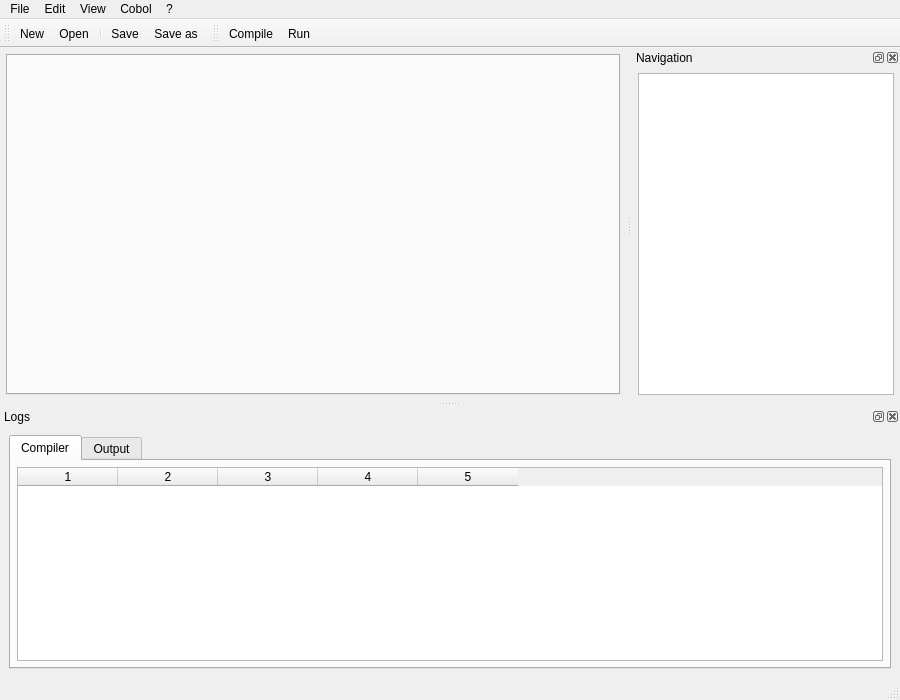
<?xml version="1.0" encoding="UTF-8"?>
<ui version="4.0">
 <class>MainWindow</class>
 <widget class="QMainWindow" name="MainWindow">
  <property name="geometry">
   <rect>
    <x>0</x>
    <y>0</y>
    <width>900</width>
    <height>700</height>
   </rect>
  </property>
  <property name="minimumSize">
   <size>
    <width>900</width>
    <height>700</height>
   </size>
  </property>
  <property name="windowTitle">
   <string>OpenCobolIDE</string>
  </property>
  <property name="windowIcon">
   <iconset resource="ide.qrc">
    <normaloff>:/ide-icons/rc/silex-64x64.png</normaloff>:/ide-icons/rc/silex-64x64.png</iconset>
  </property>
  <widget class="QWidget" name="centralwidget">
   <layout class="QGridLayout" name="gridLayout" rowstretch="0" columnstretch="0">
    <property name="margin">
     <number>0</number>
    </property>
    <property name="spacing">
     <number>0</number>
    </property>
    <item row="0" column="0">
     <widget class="QStackedWidget" name="stackedWidget">
      <property name="currentIndex">
       <number>1</number>
      </property>
      <widget class="QWidget" name="page">
       <layout class="QGridLayout" name="gridLayout_6">
        <property name="margin">
         <number>0</number>
        </property>
        <property name="spacing">
         <number>0</number>
        </property>
        <item row="0" column="0">
         <widget class="QHomeWidget" name="QHomeWidget">
          <property name="minimumSize">
           <size>
            <width>0</width>
            <height>0</height>
           </size>
          </property>
          <property name="title" stdset="0">
           <string>Welcome to OpenCobolIDE</string>
          </property>
          <property name="icon" stdset="0">
           <iconset resource="ide.qrc">
            <normaloff>:/ide-icons/rc/silex-64x64.png</normaloff>:/ide-icons/rc/silex-64x64.png</iconset>
          </property>
         </widget>
        </item>
       </layout>
      </widget>
      <widget class="QWidget" name="page_2">
       <layout class="QGridLayout" name="gridLayout_2">
        <property name="margin">
         <number>6</number>
        </property>
        <property name="spacing">
         <number>6</number>
        </property>
        <item row="0" column="0">
         <widget class="QCodeEditTabWidget" name="tabWidgetEditors"/>
        </item>
       </layout>
      </widget>
     </widget>
    </item>
   </layout>
  </widget>
  <widget class="QStatusBar" name="statusbar"/>
  <widget class="QToolBar" name="toolBarFile">
   <property name="windowTitle">
    <string>Toolbar File</string>
   </property>
   <attribute name="toolBarArea">
    <enum>TopToolBarArea</enum>
   </attribute>
   <attribute name="toolBarBreak">
    <bool>false</bool>
   </attribute>
   <addaction name="actionNew"/>
   <addaction name="actionOpen"/>
   <addaction name="separator"/>
   <addaction name="actionSave"/>
   <addaction name="actionSaveAs"/>
  </widget>
  <widget class="QToolBar" name="toolBarCode">
   <property name="windowTitle">
    <string>Toolbar Code</string>
   </property>
   <attribute name="toolBarArea">
    <enum>TopToolBarArea</enum>
   </attribute>
   <attribute name="toolBarBreak">
    <bool>false</bool>
   </attribute>
   <addaction name="actionCompile"/>
   <addaction name="actionRun"/>
  </widget>
  <widget class="QDockWidget" name="dockWidgetLogs">
   <property name="windowTitle">
    <string>Logs</string>
   </property>
   <attribute name="dockWidgetArea">
    <number>8</number>
   </attribute>
   <widget class="QWidget" name="dockWidgetContents">
    <layout class="QGridLayout" name="gridLayout_3">
     <item row="0" column="0">
      <widget class="QTabWidget" name="tabWidgetLogs">
       <property name="currentIndex">
        <number>0</number>
       </property>
       <widget class="QWidget" name="tabCompiler">
        <attribute name="icon">
         <iconset resource="ide.qrc">
          <normaloff>:/ide-icons/rc/applications-system.png</normaloff>:/ide-icons/rc/applications-system.png</iconset>
        </attribute>
        <attribute name="title">
         <string>Compiler</string>
        </attribute>
        <attribute name="toolTip">
         <string>Show compiler log</string>
        </attribute>
        <layout class="QGridLayout" name="gridLayout_4">
         <property name="margin">
          <number>6</number>
         </property>
         <item row="0" column="0">
          <widget class="QErrorsTable" name="errorsTable">
           <column/>
           <column/>
           <column/>
           <column/>
           <column/>
          </widget>
         </item>
        </layout>
       </widget>
       <widget class="QWidget" name="tabProgramOutput">
        <attribute name="icon">
         <iconset resource="ide.qrc">
          <normaloff>:/ide-icons/rc/media-playback-start.png</normaloff>:/ide-icons/rc/media-playback-start.png</iconset>
        </attribute>
        <attribute name="title">
         <string>Output</string>
        </attribute>
        <layout class="QGridLayout" name="gridLayout_5">
         <property name="margin">
          <number>6</number>
         </property>
         <property name="spacing">
          <number>6</number>
         </property>
         <item row="0" column="0">
          <widget class="QInteractiveConsole" name="consoleOutput"/>
         </item>
        </layout>
       </widget>
      </widget>
     </item>
    </layout>
   </widget>
  </widget>
  <widget class="QMenuBar" name="menuBar">
   <property name="geometry">
    <rect>
     <x>0</x>
     <y>0</y>
     <width>900</width>
     <height>25</height>
    </rect>
   </property>
   <widget class="QMenu" name="menuFile">
    <property name="title">
     <string>File</string>
    </property>
    <widget class="QMenu" name="menuRecent_files">
     <property name="title">
      <string>Recent files</string>
     </property>
     <addaction name="separator"/>
     <addaction name="actionClear"/>
    </widget>
    <addaction name="actionNew"/>
    <addaction name="actionOpen"/>
    <addaction name="separator"/>
    <addaction name="actionSave"/>
    <addaction name="actionSaveAs"/>
    <addaction name="separator"/>
    <addaction name="menuRecent_files"/>
    <addaction name="separator"/>
    <addaction name="actionQuit"/>
   </widget>
   <widget class="QMenu" name="menuEdit">
    <property name="title">
     <string>Edit</string>
    </property>
    <widget class="QMenu" name="mnuActiveEditor">
     <property name="title">
      <string>Active editor</string>
     </property>
     <addaction name="separator"/>
    </widget>
    <addaction name="mnuActiveEditor"/>
    <addaction name="separator"/>
    <addaction name="actionPreferences"/>
   </widget>
   <widget class="QMenu" name="menuView">
    <property name="title">
     <string>View</string>
    </property>
    <widget class="QMenu" name="menuToolbars">
     <property name="title">
      <string>Toolbars</string>
     </property>
     <addaction name="aShowFilesToolbar"/>
     <addaction name="aShowCodeToolbar"/>
    </widget>
    <widget class="QMenu" name="menuDock_panels">
     <property name="title">
      <string>Windows</string>
     </property>
     <addaction name="aShowLogsWin"/>
     <addaction name="aShowNavWin"/>
    </widget>
    <addaction name="menuToolbars"/>
    <addaction name="menuDock_panels"/>
    <addaction name="separator"/>
    <addaction name="actionFullscreen"/>
   </widget>
   <widget class="QMenu" name="menuCobol">
    <property name="title">
     <string>Cobol</string>
    </property>
    <widget class="QMenu" name="menuProgramType">
     <property name="title">
      <string>Program type</string>
     </property>
     <addaction name="actionProgram"/>
     <addaction name="actionSubprogram"/>
    </widget>
    <addaction name="menuProgramType"/>
    <addaction name="separator"/>
    <addaction name="actionCompile"/>
    <addaction name="actionRun"/>
   </widget>
   <widget class="QMenu" name="menu">
    <property name="title">
     <string>?</string>
    </property>
    <addaction name="actionHelp"/>
    <addaction name="actionAbout"/>
   </widget>
   <addaction name="menuFile"/>
   <addaction name="menuEdit"/>
   <addaction name="menuView"/>
   <addaction name="menuCobol"/>
   <addaction name="menu"/>
  </widget>
  <widget class="QDockWidget" name="dockWidgetNavPanel">
   <property name="windowTitle">
    <string>Navigation</string>
   </property>
   <attribute name="dockWidgetArea">
    <number>2</number>
   </attribute>
   <widget class="QWidget" name="dockWidgetContents_2">
    <layout class="QGridLayout" name="gridLayout_7">
     <property name="margin">
      <number>6</number>
     </property>
     <item row="0" column="0">
      <widget class="QTreeWidget" name="twNavigation">
       <attribute name="headerVisible">
        <bool>false</bool>
       </attribute>
       <column>
        <property name="text">
         <string notr="true">1</string>
        </property>
       </column>
      </widget>
     </item>
    </layout>
   </widget>
  </widget>
  <action name="actionQuit">
   <property name="icon">
    <iconset theme="window-close" resource="ide.qrc">
     <normaloff>:/ide-icons/rc/system-log-out.png</normaloff>:/ide-icons/rc/system-log-out.png</iconset>
   </property>
   <property name="text">
    <string>Quit</string>
   </property>
   <property name="toolTip">
    <string>Exit application (Ctrl+Q)</string>
   </property>
   <property name="shortcut">
    <string>Ctrl+Q</string>
   </property>
   <property name="iconVisibleInMenu">
    <bool>true</bool>
   </property>
  </action>
  <action name="actionCompile">
   <property name="icon">
    <iconset theme="exec" resource="ide.qrc">
     <normaloff>:/ide-icons/rc/applications-system.png</normaloff>:/ide-icons/rc/applications-system.png</iconset>
   </property>
   <property name="text">
    <string>Compile</string>
   </property>
   <property name="toolTip">
    <string>Compile the current file (F8)</string>
   </property>
   <property name="shortcut">
    <string>F8</string>
   </property>
   <property name="iconVisibleInMenu">
    <bool>true</bool>
   </property>
  </action>
  <action name="actionRun">
   <property name="icon">
    <iconset theme="media-playback-start" resource="ide.qrc">
     <normaloff>:/ide-icons/rc/media-playback-start.png</normaloff>:/ide-icons/rc/media-playback-start.png</iconset>
   </property>
   <property name="text">
    <string>Run</string>
   </property>
   <property name="toolTip">
    <string>Run the current file (F5)</string>
   </property>
   <property name="shortcut">
    <string>F5</string>
   </property>
   <property name="iconVisibleInMenu">
    <bool>true</bool>
   </property>
  </action>
  <action name="actionAbout">
   <property name="icon">
    <iconset resource="ide.qrc">
     <normaloff>:/ide-icons/rc/silex-64x64.png</normaloff>:/ide-icons/rc/silex-64x64.png</iconset>
   </property>
   <property name="text">
    <string>About OpenCobolIDE</string>
   </property>
   <property name="toolTip">
    <string>About OpenCobol IDE (F1)</string>
   </property>
   <property name="iconVisibleInMenu">
    <bool>true</bool>
   </property>
  </action>
  <action name="actionSave">
   <property name="icon">
    <iconset theme="document-save" resource="ide.qrc">
     <normaloff>:/ide-icons/rc/document-save.png</normaloff>:/ide-icons/rc/document-save.png</iconset>
   </property>
   <property name="text">
    <string>Save</string>
   </property>
   <property name="toolTip">
    <string>Save current file (Ctrl+S)</string>
   </property>
   <property name="shortcut">
    <string>Ctrl+S</string>
   </property>
   <property name="iconVisibleInMenu">
    <bool>true</bool>
   </property>
  </action>
  <action name="actionSaveAs">
   <property name="icon">
    <iconset theme="document-save-as" resource="ide.qrc">
     <normaloff>:/ide-icons/rc/document-save-as.png</normaloff>:/ide-icons/rc/document-save-as.png</iconset>
   </property>
   <property name="text">
    <string>Save as</string>
   </property>
   <property name="toolTip">
    <string>Save current file as (Ctrl+Shift+S)</string>
   </property>
   <property name="shortcut">
    <string>Ctrl+Shift+S</string>
   </property>
   <property name="iconVisibleInMenu">
    <bool>true</bool>
   </property>
  </action>
  <action name="actionFullscreen">
   <property name="checkable">
    <bool>true</bool>
   </property>
   <property name="icon">
    <iconset theme="view-fullscreen" resource="ide.qrc">
     <normaloff>:/ide-icons/rc/view-fullscreen.png</normaloff>:/ide-icons/rc/view-fullscreen.png</iconset>
   </property>
   <property name="text">
    <string>Fullscreen</string>
   </property>
   <property name="toolTip">
    <string>Toggle fullscreen (F12)</string>
   </property>
   <property name="shortcut">
    <string>F11</string>
   </property>
   <property name="iconVisibleInMenu">
    <bool>true</bool>
   </property>
  </action>
  <action name="actionNew">
   <property name="icon">
    <iconset theme="document-new" resource="ide.qrc">
     <normaloff>:/ide-icons/rc/document-new.png</normaloff>:/ide-icons/rc/document-new.png</iconset>
   </property>
   <property name="text">
    <string>New</string>
   </property>
   <property name="toolTip">
    <string>New file (Ctrl+N)</string>
   </property>
   <property name="shortcut">
    <string>Ctrl+N</string>
   </property>
   <property name="iconVisibleInMenu">
    <bool>true</bool>
   </property>
  </action>
  <action name="actionOpen">
   <property name="icon">
    <iconset theme="document-open" resource="ide.qrc">
     <normaloff>:/ide-icons/rc/document-open.png</normaloff>:/ide-icons/rc/document-open.png</iconset>
   </property>
   <property name="text">
    <string>Open</string>
   </property>
   <property name="toolTip">
    <string>Open a file (Ctrl+O)</string>
   </property>
   <property name="shortcut">
    <string>Ctrl+O</string>
   </property>
   <property name="iconVisibleInMenu">
    <bool>true</bool>
   </property>
  </action>
  <action name="actionClear">
   <property name="icon">
    <iconset theme="edit-clear">
     <normaloff>rc/edit-clear.png</normaloff>rc/edit-clear.png</iconset>
   </property>
   <property name="text">
    <string>Clear list</string>
   </property>
   <property name="toolTip">
    <string>Clear list of recent files</string>
   </property>
   <property name="iconVisibleInMenu">
    <bool>true</bool>
   </property>
  </action>
  <action name="aShowFilesToolbar">
   <property name="checkable">
    <bool>true</bool>
   </property>
   <property name="text">
    <string>Files</string>
   </property>
   <property name="toolTip">
    <string>Show/Hide the files toolbar</string>
   </property>
  </action>
  <action name="aShowCodeToolbar">
   <property name="checkable">
    <bool>true</bool>
   </property>
   <property name="text">
    <string>Code</string>
   </property>
   <property name="toolTip">
    <string>Show/Hide code toolbar</string>
   </property>
  </action>
  <action name="aShowLogsWin">
   <property name="checkable">
    <bool>true</bool>
   </property>
   <property name="text">
    <string>Logs</string>
   </property>
   <property name="toolTip">
    <string>Show/Hide logs window</string>
   </property>
   <property name="shortcut">
    <string>F9</string>
   </property>
  </action>
  <action name="aShowNavWin">
   <property name="checkable">
    <bool>true</bool>
   </property>
   <property name="text">
    <string>Navigation</string>
   </property>
   <property name="toolTip">
    <string>Show/Hide navigation panel</string>
   </property>
   <property name="shortcut">
    <string>F10</string>
   </property>
  </action>
  <action name="actionPreferences">
   <property name="icon">
    <iconset theme="preferences-system" resource="ide.qrc">
     <normaloff>:/ide-icons/rc/Preferences-system.png</normaloff>:/ide-icons/rc/Preferences-system.png</iconset>
   </property>
   <property name="text">
    <string>Preferences</string>
   </property>
   <property name="toolTip">
    <string>Edit the application settings</string>
   </property>
   <property name="shortcut">
    <string>F2</string>
   </property>
   <property name="iconVisibleInMenu">
    <bool>true</bool>
   </property>
  </action>
  <action name="actionHelp">
   <property name="icon">
    <iconset theme="help">
     <normaloff/>
    </iconset>
   </property>
   <property name="text">
    <string>Help</string>
   </property>
   <property name="shortcut">
    <string>F1</string>
   </property>
  </action>
  <action name="actionProgram">
   <property name="checkable">
    <bool>true</bool>
   </property>
   <property name="checked">
    <bool>true</bool>
   </property>
   <property name="text">
    <string>Executable</string>
   </property>
  </action>
  <action name="actionSubprogram">
   <property name="checkable">
    <bool>true</bool>
   </property>
   <property name="text">
    <string>Module</string>
   </property>
  </action>
 </widget>
 <customwidgets>
  <customwidget>
   <class>QCodeEditTabWidget</class>
   <extends>QTabWidget</extends>
   <header>pyqode.widgets</header>
  </customwidget>
  <customwidget>
   <class>QHomeWidget</class>
   <extends>QWidget</extends>
   <header>pyqode.widgets</header>
  </customwidget>
  <customwidget>
   <class>QErrorsTable</class>
   <extends>QTableWidget</extends>
   <header>pyqode.widgets</header>
  </customwidget>
  <customwidget>
   <class>QInteractiveConsole</class>
   <extends>QTextEdit</extends>
   <header>pyqode.widgets</header>
  </customwidget>
 </customwidgets>
 <resources>
  <include location="ide.qrc"/>
 </resources>
 <connections/>
</ui>
